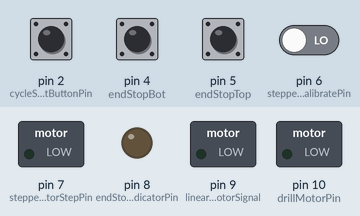
The sketch below on a simulated Arduino Uno, built with avr-gcc and run on an emulated ATmega328P. Parts: switched loads named in the sketch (green lamp = pin HIGH), output pins drawn as LEDs (lit = HIGH). Dashed ring = blinking. Inputs (shaded band) come from the test bench; at power-on: pin 2 (cycleStartButtonPin), pin 4 (endStopBot), pin 5 (endStopTop), pin 6 (stepperCalibratePin) LOW.

Above: at 1.2 s.
1.3 s: pin 2 (cycleStartButtonPin) pulled HIGH for 0.15 s
At 2.8 s:
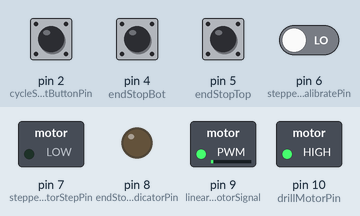
3.7 s: pin 4 (endStopBot) pulled HIGH for 0.15 s
At 5.5 s:
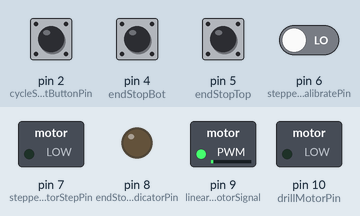
6.7 s: pin 5 (endStopTop) pulled HIGH for 0.15 s
At 9.56 s:
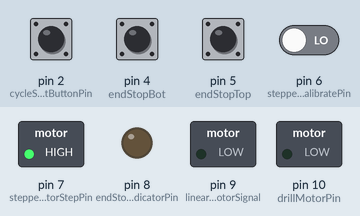
9.8 s: pin 6 (stepperCalibratePin) driven HIGH
12.8 s: pin 6 (stepperCalibratePin) driven LOW
At 13.5 s:
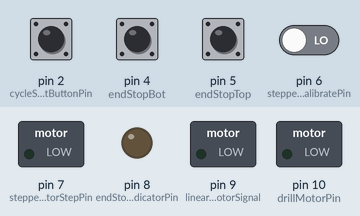
Timing chart, 0 to 15.3 s (numbered marks = the images above; inputs shaded):
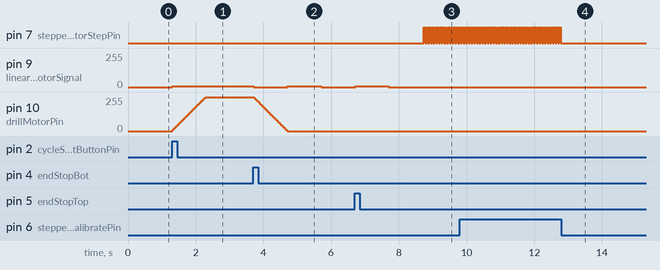

Measured:
- after the input at 1.3 s, pin 9 (linearActuatorMotorSignal): 0/255 → 6/255 at once; pin 10 (drillMotorPin): moves from 0/255 to 255/255 over 0.99 s, starting at once
- after the input at 3.7 s, pin 9 (linearActuatorMotorSignal): 6/255 → 0/255 at once, → 6/255 1.0 s later, → 0/255 1.0 s later; pin 10 (drillMotorPin): moves from 255/255 to 0/255 over 0.99 s, starting at once
- after the input at 6.7 s, pin 7 (stepperMotorStepPin): alternates HIGH for 0.04 s and LOW for 0.04 s, starting after 2.0 s; pin 10 (drillMotorPin): stays 0/255 (without the input it goes to 8/255 after 0.01 s)
- after the input at 12.8 s, pin 7 (stepperMotorStepPin): stops changing and stays LOW

The sketch:

Main.ino
```cpp
#include "Constant_Definitions.h"
#include "PinChangeInterrupt.h"

unsigned long currentMillis = 0;

byte cycleStartButtonState = 0;

byte endstopBotSwitchState = 0;

byte endstopTopSwitchState = 0;

bool slewStepperCommand = false;

bool drilling_In_Progress = false;

void setup() {
  // put your setup code here, to run once:

    setUpPins();
    pwmSetup_16bit();


}

void loop() {
  // put your main code here, to run repeatedly:
  currentMillis = millis();
  drillSequence();

}

void cycleStart_ISR() {


  if(drilling_In_Progress == false){

    cycleStartButtonState = !cycleStartButtonState;

  }
  //If cycle start button is pressed, begin drill sequence. Do nothing if button is pressed during sequence execution.
  //After bottom endstop is triggered, home linear actuator.

}

void bottomEndStopTriggered_ISR(){
  //bottom endstop has been triggered, immediately tell linear actuator to stop, wait a short while, and then cycle carrier plate up.
  endstopBotSwitchState = 1;
}

void topEndStopTriggered_ISR(){

  endstopTopSwitchState = 1;

}

void slewStepper_ISR(){

  slewStepperCommand = true;

}
```

Constant_Definitions.h
```cpp
#define stepperMotorStepPin 7

#define endStopBotIndicatorPin 8

#define drillMotorPin 10

#define linearActuatorMotorSignal 9

#define cycleStartButtonPin 2

#define endStopBot 4

#define endStopTop 5

#define stepperCalibratePin 6 
```

Drilling_Sequence.ino
```cpp
#include "Constant_Definitions.h"

unsigned int drillMotorTargetSpeed = 65535;
unsigned int drillMotorSpeed = 0;
unsigned long drillMotorRampPeriod = 1000; //time for drill to throttle up in millis
int numberOfDrillMotorThrottleSteps = 100; //number of drill motor throttle steps to take, needs to be a factor of drillMotorRampPeriod.
int drillMotorRampInterval = drillMotorRampPeriod/numberOfDrillMotorThrottleSteps;

unsigned int drillMotorThrottleStep = (unsigned int) drillMotorTargetSpeed/numberOfDrillMotorThrottleSteps;

unsigned long previousDrillRampMillis = 0; //timer for drill throttle ramping

unsigned long previousCarrierPlateMillis = 0;

unsigned long stepperMillis = 0;

unsigned long stepperInterval = 40;

int stepperIndexCount = 0;

int timeToBumpCarrierPlateUp = 1000; // length of time in millis to bump up carrier plate

int timeToBumpCarrierPlateDown = 1000;

int stepperState = LOW;


bool downStrokeHaltMotorProcedureComplete = false;
bool upStrokeHaltMotorProcedureComplete = false;
bool carrierPlateBumpProcedureComplete = false;
bool carrierPlateParkingProcedureComplete = false;
bool drillingProcedureComplete = false;


void drillSequence(){

    //turn on drill and advance the carrier plate down until the bottom endstop is triggered.
    //when bottom endstop is triggered, turn off drill. Reverse linear actuator a short distance and wait a short moment.
    //Reverse drill and cycle linear actuator up until top endstop is triggered.
    //set drilling_in_progress to false after triggering top endstop.
    if (cycleStartButtonState == 1 && endstopBotSwitchState == 0){

        cycleLinearActuatorDown();
        rampDrillMotorUp(drillMotorTargetSpeed);

    }

    if(cycleStartButtonState == 1 && endstopBotSwitchState == 1 && downStrokeHaltMotorProcedureComplete == false){

        stopLinearActuator();
        rampDrillMotorDown_DownStroke();

    }

    if(cycleStartButtonState == 1 && endstopBotSwitchState == 1 && carrierPlateParkingProcedureComplete == false &&
         downStrokeHaltMotorProcedureComplete == true){

            bumpCarrierPlateUp(timeToBumpCarrierPlateUp);
    }

    if(cycleStartButtonState == 1 && endstopBotSwitchState == 1 && endstopTopSwitchState == 0 &&
        carrierPlateParkingProcedureComplete == true){

            rampDrillMotorUp(drillMotorTargetSpeed); //spin drill motor CCW
            cycleLinearActuatorUp();

    }

    if(cycleStartButtonState == 1 && endstopTopSwitchState == 1 && upStrokeHaltMotorProcedureComplete == false){

        //carrierPlateParkingProcedureComplete = false;
        stopLinearActuator();
        rampDrillMotorDown_UpStroke();

    }

    if(cycleStartButtonState == 1 && endstopTopSwitchState == 1 && upStrokeHaltMotorProcedureComplete == true && drillingProcedureComplete == false){

        bumpCarrierPlateDown(timeToBumpCarrierPlateDown);

    }

    if( drillingProcedureComplete == true){
        indexCarousel();
    }


    if(slewStepperCommand == true){

        slewStepper();

    }

}

void rampDrillMotorUp(unsigned int topDrillSpeed){
    //provide a smooth ramp up input to the drill motor
    //should be non-blocking

    if (currentMillis - previousDrillRampMillis >= drillMotorRampInterval){

        previousDrillRampMillis = currentMillis;

        if(drillMotorSpeed < topDrillSpeed- drillMotorThrottleStep){

            drillMotorSpeed += drillMotorThrottleStep;
            writePWM16Bit(drillMotorPin, drillMotorSpeed);

        }else {

            writePWM16Bit(drillMotorPin, topDrillSpeed);
        }
    }

}

void rampDrillMotorDown_DownStroke(){
    //provide a smooth ramp down input to the drill motor
    //should be non-blocking

    if (currentMillis - previousDrillRampMillis >= drillMotorRampInterval){

        previousDrillRampMillis = currentMillis;

        if(drillMotorSpeed > drillMotorThrottleStep){

            downStrokeHaltMotorProcedureComplete = false;

            drillMotorSpeed -= drillMotorThrottleStep;

            writePWM16Bit(drillMotorPin, drillMotorSpeed);

        }else {

            writePWM16Bit(drillMotorPin, 0);
            downStrokeHaltMotorProcedureComplete = true;

            //delay(1000);
        }
    }

}

void rampDrillMotorDown_UpStroke(){
    //provide a smooth ramp down input to the drill motor
    //should be non-blocking

    if (currentMillis - previousDrillRampMillis >= drillMotorRampInterval){

        previousDrillRampMillis = currentMillis;

        if(drillMotorSpeed > 0){

            upStrokeHaltMotorProcedureComplete = false;

            drillMotorSpeed -= drillMotorThrottleStep;

            writePWM16Bit(drillMotorPin, drillMotorSpeed);

        }else {

            writePWM16Bit(drillMotorPin, 0);
            upStrokeHaltMotorProcedureComplete = true;
            carrierPlateBumpProcedureComplete = false;

        }
    }

}

void bumpCarrierPlateUp(int timeToBumpCarrierPlateUp){

    //function used to "park" the carrier plate slightly above the bottom endstop switch
    //open loop

    if(currentMillis - previousCarrierPlateMillis >= timeToBumpCarrierPlateUp){

        previousCarrierPlateMillis  = currentMillis;


        if(carrierPlateBumpProcedureComplete == false){

            writePWM16Bit(linearActuatorMotorSignal, 1500);
            carrierPlateBumpProcedureComplete = true;

        }else {

            writePWM16Bit(linearActuatorMotorSignal, 0);

            carrierPlateParkingProcedureComplete = true;

            delay(1000);
        }


    }

}

void bumpCarrierPlateDown(int timeToBumpCarrierPlateDown){

    //function used to "park" the carrier plate slightly below the top endstop switch
    //open loop

    if(currentMillis - previousCarrierPlateMillis >= timeToBumpCarrierPlateDown){

        previousCarrierPlateMillis  = currentMillis;


        if(carrierPlateBumpProcedureComplete == false){

            writePWM16Bit(linearActuatorMotorSignal, 1500);
            carrierPlateBumpProcedureComplete = true;
        }else {

            writePWM16Bit(linearActuatorMotorSignal, 0);


            delay(1000);

            carrierPlateParkingProcedureComplete = true;

            drillingProcedureComplete = true;
        }


    }

}

void indexCarousel(){


    if(stepperIndexCount <= 75) {

        if(currentMillis - stepperMillis >= stepperInterval){
            stepperMillis = currentMillis;

            if (stepperState == LOW){

                stepperState = HIGH;

            }else{

                stepperState = LOW;

            }

            stepperIndexCount = stepperIndexCount + 1;
            digitalWrite(stepperMotorStepPin, stepperState);
        }
    }
}


void cycleLinearActuatorDown(){

    writePWM16Bit(linearActuatorMotorSignal, 1500);
    drilling_In_Progress  = true;

}

void cycleLinearActuatorUp(){

    writePWM16Bit(linearActuatorMotorSignal, 1500);
    carrierPlateBumpProcedureComplete = false;

}

void stopLinearActuator(){

    writePWM16Bit(linearActuatorMotorSignal, 0);

}

void stopDrillMotor(){


    writePWM16Bit(drillMotorPin, 0);


}

void slewStepper(){

    if(digitalRead(stepperCalibratePin) == HIGH){

        if(currentMillis - stepperMillis >= stepperInterval){
            stepperMillis = currentMillis;

                if (stepperState == LOW){

                    stepperState = HIGH;

                }else{

                    stepperState = LOW;

                }

            digitalWrite(stepperMotorStepPin, stepperState);

         }

    }
}
```

Pin_Mode_Declarations.ino
```cpp
void setUpPins(){
    //declare output pins and attach all interrupts

    pinMode(stepperMotorStepPin, OUTPUT);
    pinMode(endStopBotIndicatorPin, OUTPUT);
    pinMode(endStopBot, INPUT);
    pinMode(endStopTop, INPUT);
    pinMode(drillMotorPin, OUTPUT);
    pinMode(linearActuatorMotorSignal, OUTPUT);
    attachInterrupt(digitalPinToInterrupt(cycleStartButtonPin), cycleStart_ISR, CHANGE);
    attachPCINT(digitalPinToPCINT(endStopBot), bottomEndStopTriggered_ISR, CHANGE);
    attachPCINT(digitalPinToPCINT(endStopTop), topEndStopTriggered_ISR, CHANGE);
    attachPCINT(digitalPinToPCINT(stepperCalibratePin), slewStepper_ISR, RISING);
}
```

Utilities.ino
```cpp
void pwmSetup_16bit(){

    //sets up Timer1 to generate symmetric PWM signals with fastest clock prescale of 1
    TCCR1A = 0;
    TCCR1B = 0;

    TCCR1A |= (1 << WGM11) | (1 << COM1A1) | ( 1 << COM1B1);

    TCCR1B |= ( 1 << WGM13) | ( 1 << CS10);

    ICR1 = 0xFFFF;
}


void writePWM16Bit(int pin, unsigned int pwmValue){

    // uses Timer1 to write PWM signals on Atmega328p pins 9 and 10.
    if(pin == 9){

        OCR1A = pwmValue;

    }


    if(pin == 10){

        OCR1B = pwmValue;

    }


}
```
